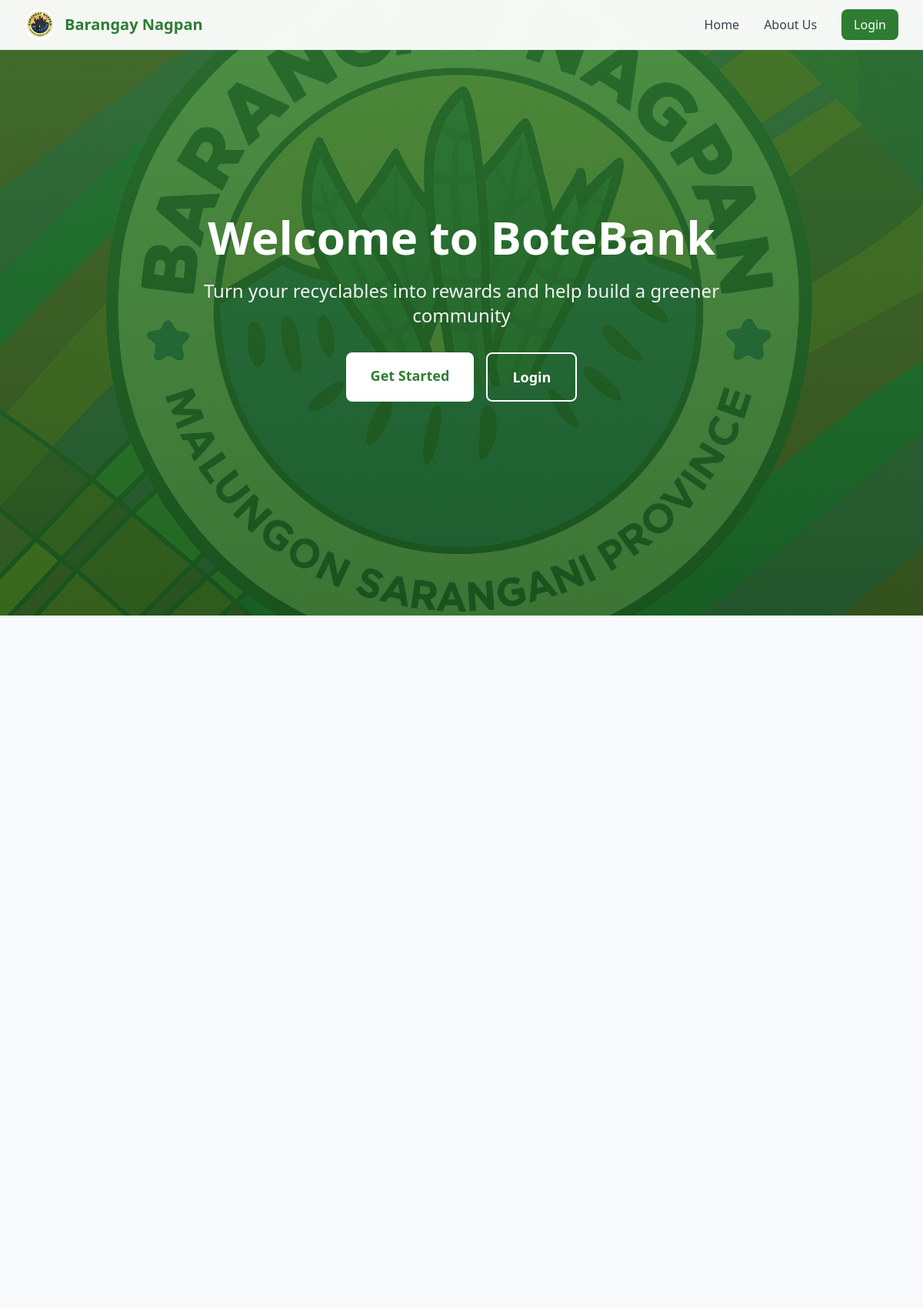
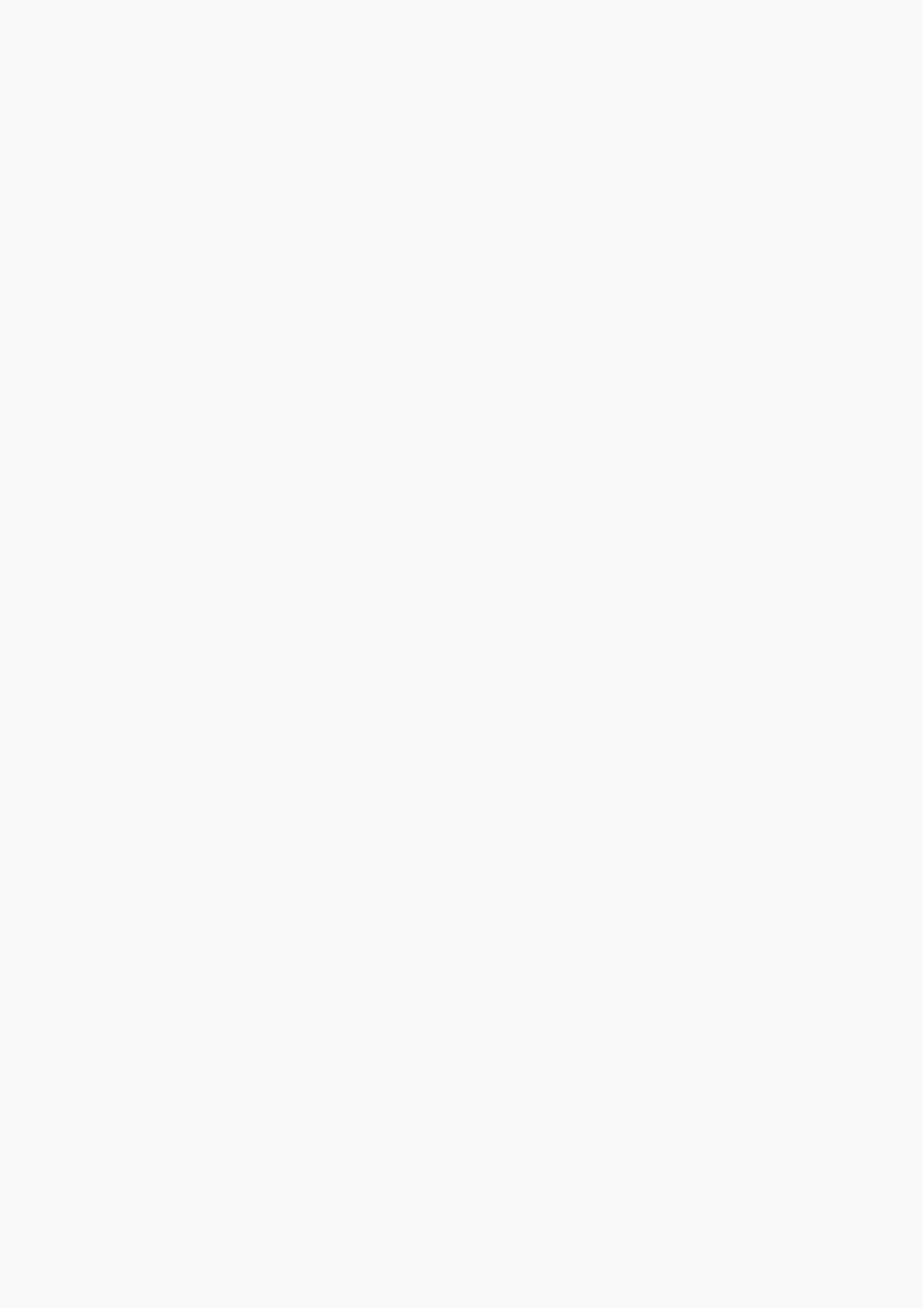
The page / (upper part) on the database its author committed (2 pictures, top to bottom).
### tables this page shows
CREATE TABLE `system_settings` (
  `setting_id` int(11) NOT NULL,
  `setting_key` varchar(100) NOT NULL,
  `setting_value` text DEFAULT NULL,
  `created_at` timestamp NOT NULL DEFAULT current_timestamp(),
  `updated_at` timestamp NOT NULL DEFAULT current_timestamp() ON UPDATE current_timestamp()
);

CREATE TABLE `carousel_slides` (
  `slide_id` int(11) NOT NULL,
  `title` varchar(255) NOT NULL,
  `subtitle` text DEFAULT NULL,
  `image` varchar(255) DEFAULT NULL,
  `button_text` varchar(100) DEFAULT NULL,
  `button_link` varchar(255) DEFAULT NULL,
  `display_order` int(11) NOT NULL DEFAULT 0,
  `is_active` tinyint(1) NOT NULL DEFAULT 1,
  `created_at` timestamp NOT NULL DEFAULT current_timestamp(),
  `updated_at` timestamp NOT NULL DEFAULT current_timestamp() ON UPDATE current_timestamp()
);

### config/database.php (called while the page is built, shortened)
<?php
function prepare_statement($conn, $sql, $log_context = []) {
    try {
        $stmt = $conn->prepare($sql);
        return $stmt;
    } catch (Exception $e) {
        $error_message = $e->getMessage();
        if (!empty($log_context)) {
            $error_message .= " | Context: " . json_encode($log_context);
        }
        error_log("Database prepare statement error: " . $error_message);
        return false;
    }
}
?>

### includes/system_functions.php (called while the page is built, shortened)
<?php
function getSystemSetting($conn, $key, $default = '') {
    $stmt = prepare_statement($conn, "SELECT setting_value FROM system_settings WHERE setting_key = ?");
    if ($stmt) {
        $stmt->bind_param("s", $key);
        $stmt->execute();
        $result = $stmt->get_result();
        if ($row = $result->fetch_assoc()) {
            return $row['setting_value'];
        }
    }
    return $default;
}
?>

### index.php (the view, shortened to what this page needs)
<?php
require_once 'config/database.php';
require_once 'includes/system_functions.php';
$system_name = getSystemSetting($conn, 'barangay_name', 'BoteBank');
$system_logo = getSystemSetting($conn, 'barangay_logo', '');
$carousel_slides = [];
try {
    $stmt = prepare_statement($conn, "SELECT * FROM carousel_slides WHERE is_active = 1 ORDER BY display_order, slide_id");
    if ($stmt->execute()) {
        $result = $stmt->get_result();
        while ($row = $result->fetch_assoc()) {
            $carousel_slides[] = $row;
        }
    }
} catch (Exception $e) {
    error_log("Carousel slides error: " . $e->getMessage());
}
?>
<!DOCTYPE html>
<html lang="en">
<head>
    <script src="https://cdn.tailwindcss.com"></script>
</head>
<body class="bg-gray-50">
    <nav class="fixed top-0 w-full z-50 nav-sticky border-b border-gray-200">
        <div class="max-w-7xl mx-auto px-4 sm:px-6 lg:px-8">
            <div class="flex justify-between items-center h-16">
                <div class="flex items-center space-x-3">
                    <?php if ($system_logo && file_exists("uploads/system/logos/" . $system_logo)): ?>
                        <img src="uploads/system/logos/<?php echo htmlspecialchars($system_logo); ?>"
                             alt="<?php echo htmlspecialchars($system_name); ?> Logo"
                             class="w-10 h-10 rounded-full object-cover">
                    <?php endif; ?>
                    <span class="text-xl font-bold text-barangay-green"><?php echo htmlspecialchars($system_name); ?></span>
                </div>
                <div class="hidden md:flex items-center space-x-8">
                    <a href="index.php" class="text-gray-700 hover:text-barangay-green font-medium transition-colors">Home</a>
                    <a href="#about" class="text-gray-700 hover:text-barangay-green font-medium transition-colors">About Us</a>
                    <a href="login.php" class="bg-barangay-green text-white px-4 py-2 rounded-lg hover:bg-green-700 transition-colors">Login</a>
                </div>
            </div>
        </div>
    </nav>
    <section class="relative min-h-screen pt-16 overflow-hidden">
        <div class="carousel-container absolute inset-0">
            <?php foreach ($carousel_slides as $index => $slide): ?>
            <div class="carousel-slide <?php echo $index === 0 ? 'active' : ''; ?> flex items-center justify-center"
                 style="background: linear-gradient(rgba(46, 125, 50, 0.85), rgba(27, 94, 32, 0.85))<?php
                 if ($slide['image']) {
                     echo ", url('uploads/carousel/" . htmlspecialchars($slide['image']) . "')";
                 }
                 ?>; background-size: cover; background-position: center;">
                <div class="flex items-center justify-center h-full">
                    <div class="max-w-4xl mx-auto px-4 text-center text-white">
                        <h1 class="text-5xl md:text-6xl font-bold mb-6 leading-tight animate-fade-in">
                            <?php echo htmlspecialchars($slide['title']); ?>
                        </h1>
                        <?php if ($slide['subtitle']): ?>
                        <p class="text-xl md:text-2xl mb-8 text-gray-100 max-w-3xl mx-auto">
                            <?php echo htmlspecialchars($slide['subtitle']); ?>
                        </p>
                        <?php endif; ?>
                        <?php if ($slide['button_text'] && $slide['button_link']): ?>
                        <div class="flex flex-col sm:flex-row gap-4 justify-center">
                            <a href="<?php echo htmlspecialchars($slide['button_link']); ?>"
                               class="bg-white text-barangay-green px-8 py-4 rounded-lg font-semibold text-lg hover:bg-gray-100 transition-colors pulse-green">
                                <?php echo htmlspecialchars($slide['button_text']); ?>
                            </a>
                            <?php if ($index === 0): ?>
                            <a href="login.php" class="border-2 border-white text-white px-8 py-4 rounded-lg font-semibold text-lg hover:bg-white hover:text-barangay-green transition-colors">
                                Login
                            </a>
                            <?php endif; ?>
                        </div>
                        <?php endif; ?>
                    </div>
                </div>
            </div>
            <?php endforeach; ?>
        </div>
    </section>
</body>
</html>

### rows shown on the page
system_settings: setting_value (picture)
system_settings: setting_value "Barangay Nagpan"
carousel_slides: image (picture), title "Welcome to BoteBank", subtitle "Turn your recyclables into rewards and help build a greener community", button_text "Get Started"
